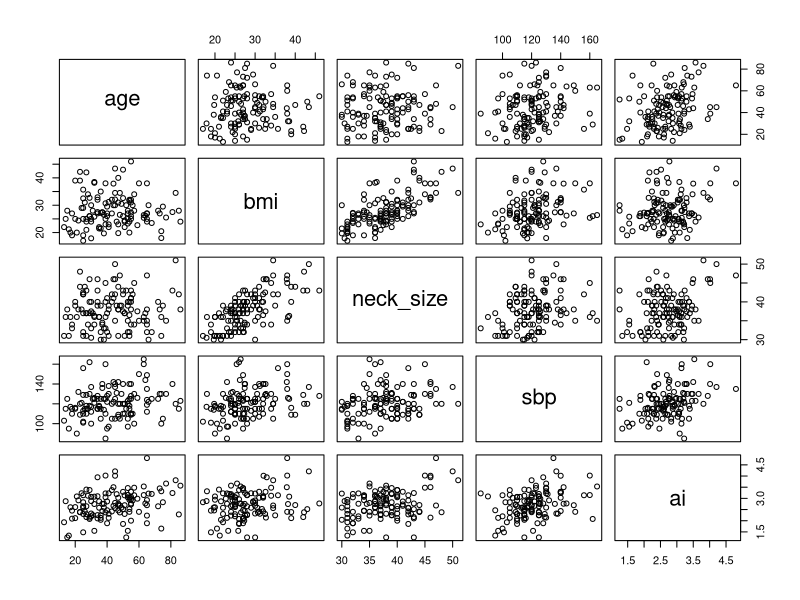
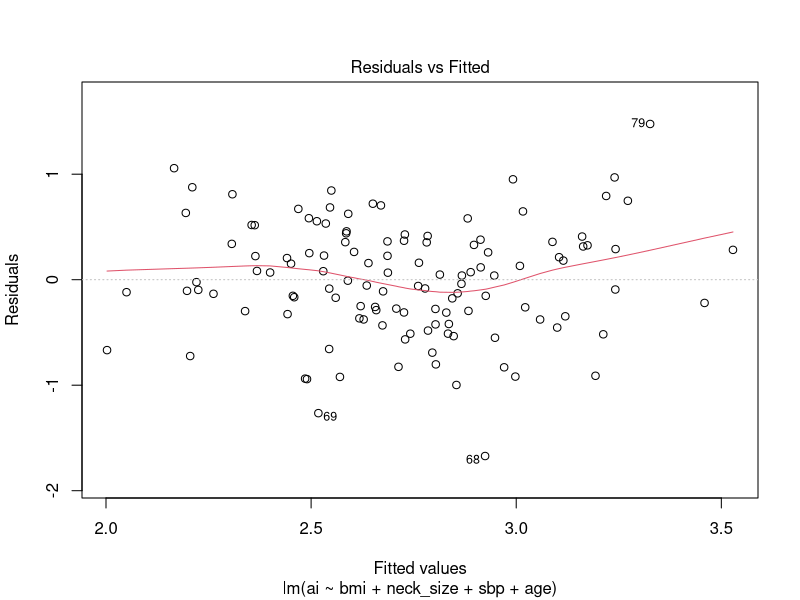
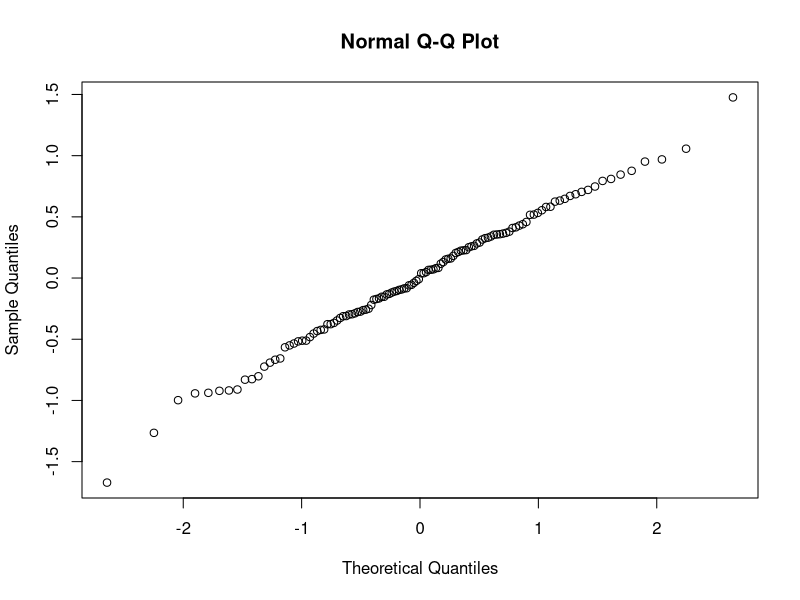
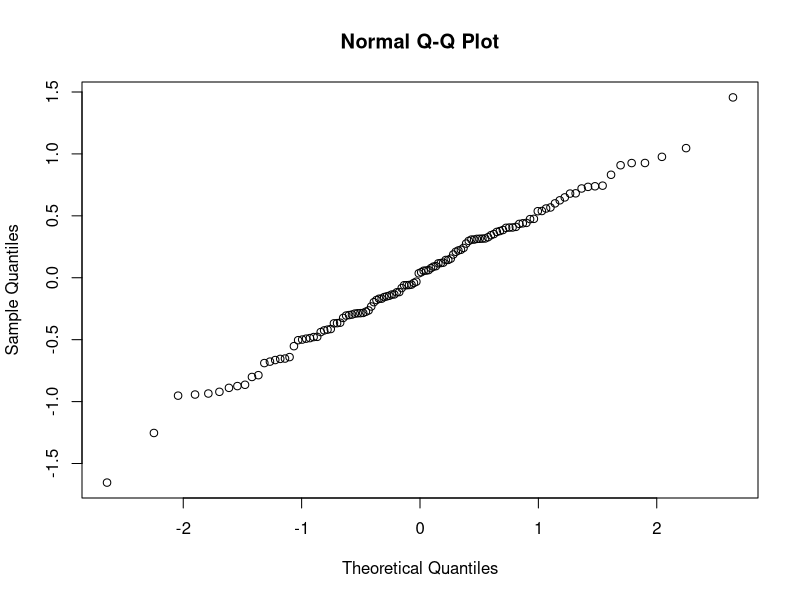
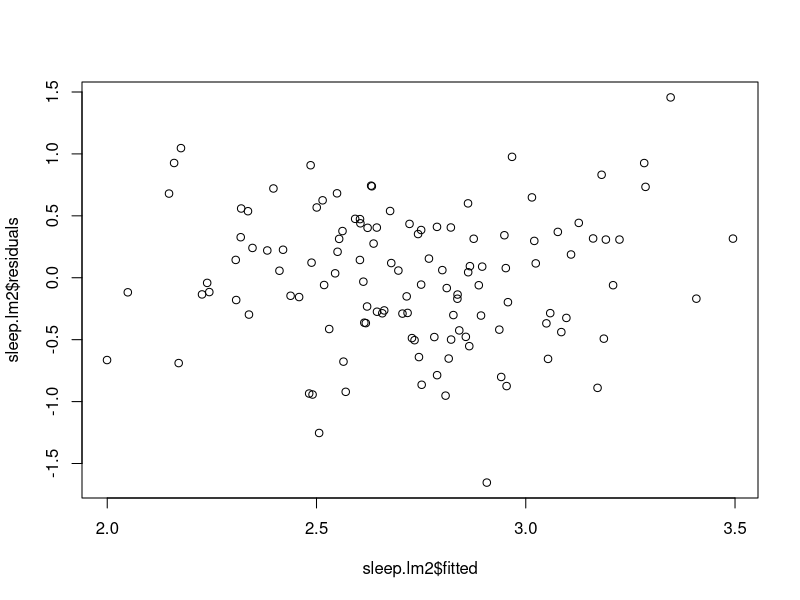
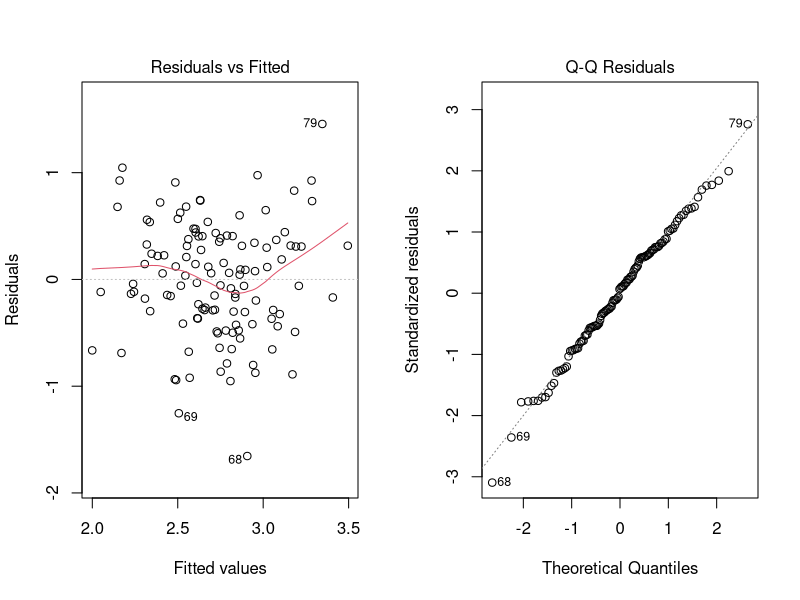

These charts were generated, in order, by the following R code:
## ---- chunk 1
## loading all necessary libraries
library(ggplot2)
library(dplyr)
## ---- chunk 2
## loading both datasets
energy <- read.csv("data/energy.csv")
sleep <- read.csv("data/sleep.csv")
## ---- chunk 3
pairs(sleep)
## ---- chunk 4
sleep.lm <- lm(ai ~ bmi + neck_size + sbp + age, data = sleep)
sleep.lm
## ---- chunk 5
confint(sleep.lm, "neck_size", level = 0.95)
## ---- chunk 6
summary(sleep.lm)
## ---- chunk 7
anova(sleep.lm)
## ---- chunk 8
summary(sleep.lm)$fstatistic
## ---- chunk 9
plot(sleep.lm, which = 1:1)
## ---- chunk 10
qqnorm(sleep.lm$residuals)
## ---- chunk 11
summary(sleep.lm)$adj.r.squared
## ---- chunk 12
summary(sleep.lm)
## ---- chunk 13
sleep.lm2 <- lm(ai ~ age + neck_size + sbp, data = sleep)
summary(sleep.lm2)
## ---- chunk 14
qqnorm(sleep.lm2$residuals)
## ---- chunk 15
plot(sleep.lm2$fitted, sleep.lm2$residuals)
## ---- chunk 16
par(mfrow = c(1,2))
plot(sleep.lm2, which = 1:2)
